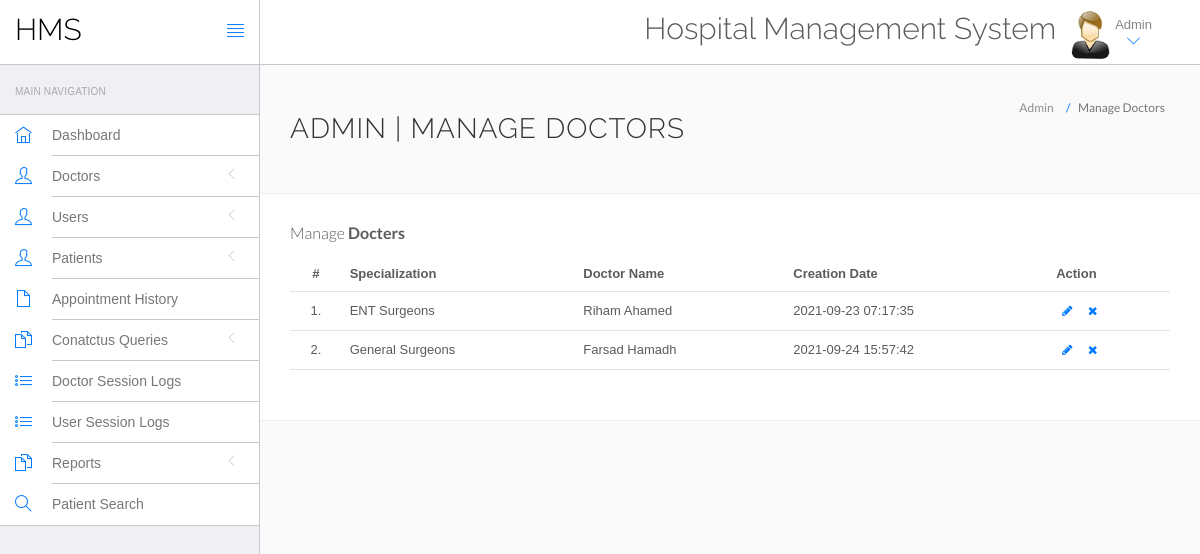
/WEB app development/System/Wintan Hospital Web Application/hms/admin/Manage-doctors.php (signed in), run on the app's committed database.
### tables this page shows
CREATE TABLE `doctors` (
  `id` int(11) NOT NULL,
  `specilization` varchar(255) NOT NULL,
  `doctorName` varchar(255) NOT NULL,
  `address` longtext NOT NULL,
  `docFees` varchar(255) NOT NULL,
  `contactno` int(10) NOT NULL,
  `docEmail` varchar(255) NOT NULL,
  `password` varchar(255) NOT NULL,
  `creationDate` timestamp NOT NULL DEFAULT current_timestamp(),
  `updationDate` timestamp NOT NULL DEFAULT current_timestamp() ON UPDATE current_timestamp()
);

### WEB app development/System/Wintan Hospital Web Application/hms/admin/manage-doctors.php (the view, shortened to what this page needs)
<?php
include('include/config.php');
?>
<!DOCTYPE html>
<html lang="en">
	<head>
		<link rel="stylesheet" href="vendor/bootstrap/css/bootstrap.min.css">
		<link rel="stylesheet" href="vendor/fontawesome/css/font-awesome.min.css">
		<link rel="stylesheet" href="vendor/themify-icons/themify-icons.min.css">
		<link href="vendor/animate.css/animate.min.css" rel="stylesheet" media="screen">
		<link href="vendor/perfect-scrollbar/perfect-scrollbar.min.css" rel="stylesheet" media="screen">
		<link href="vendor/switchery/switchery.min.css" rel="stylesheet" media="screen">
		<link href="vendor/bootstrap-touchspin/jquery.bootstrap-touchspin.min.css" rel="stylesheet" media="screen">
		<link href="vendor/select2/select2.min.css" rel="stylesheet" media="screen">
		<link href="vendor/bootstrap-datepicker/bootstrap-datepicker3.standalone.min.css" rel="stylesheet" media="screen">
		<link href="vendor/bootstrap-timepicker/bootstrap-timepicker.min.css" rel="stylesheet" media="screen">
		<link rel="stylesheet" href="assets/css/styles.css">
		<link rel="stylesheet" href="assets/css/plugins.css">
		<link rel="stylesheet" href="assets/css/themes/theme-1.css" id="skin_color" />
	</head>
	<body>
		<div id="app">
<?php include('include/sidebar.php');?>
			<div class="app-content">
						<?php include('include/header.php');?>
				<div class="main-content" >
					<div class="wrap-content container" id="container">
						<section id="page-title">
							<div class="row">
								<div class="col-sm-8">
									<h1 class="mainTitle">Admin | Manage Doctors</h1>
																	</div>
								<ol class="breadcrumb">
									<li>
										<span>Admin</span>
									</li>
									<li class="active">
										<span>Manage Doctors</span>
									</li>
								</ol>
							</div>
						</section>
						<div class="container-fluid container-fullw bg-white">
									<div class="row">
								<div class="col-md-12">
									<h5 class="over-title margin-bottom-15">Manage <span class="text-bold">Docters</span></h5>
									<table class="table table-hover" id="sample-table-1">
										<thead>
											<tr>
												<th class="center">#</th>
												<th>Specialization</th>
												<th class="hidden-xs">Doctor Name</th>
												<th>Creation Date </th>
												<th>Action</th>
											</tr>
										</thead>
										<tbody>
<?php
$sql=mysqli_query($con,"select * from doctors");
$cnt=1;
while($row=mysqli_fetch_array($sql))
{
?>
											<tr>
												<td class="center"><?php echo $cnt;?>.</td>
												<td class="hidden-xs"><?php echo $row['specilization'];?></td>
												<td><?php echo $row['doctorName'];?></td>
												<td><?php echo $row['creationDate'];?>
												</td>
												<td >
												<div class="visible-md visible-lg hidden-sm hidden-xs">
							<a href="edit-doctor.php?id=<?php echo $row['id'];?>" class="btn btn-transparent btn-xs" tooltip-placement="top" tooltip="Edit"><i class="fa fa-pencil"></i></a>
	<a href="manage-doctors.php?id=<?php echo $row['id']?>&del=delete" onClick="return confirm('Are you sure you want to delete?')"class="btn btn-transparent btn-xs tooltips" tooltip-placement="top" tooltip="Remove"><i class="fa fa-times fa fa-white"></i></a>
												</div>
												</td>
											</tr>
											<?php
$cnt=$cnt+1;
											 }?>
										</tbody>
									</table>
								</div>
							</div>
								</div>
							</div>
						</div>
					</div>
				</div>
	</body>
</html>

### WEB app development/System/Wintan Hospital Web Application/hms/admin/assets/css/themes/theme-1.css (style rules this page uses)
body { background: #FAFAFA; }

### data on the page
doctors: specilization "ENT Surgeons", doctorName "Riham Ahamed", creationDate "2021-09-23 07:17:35"
doctors: specilization "General Surgeons", doctorName "Farsad Hamadh", creationDate "2021-09-24 15:57:42"
